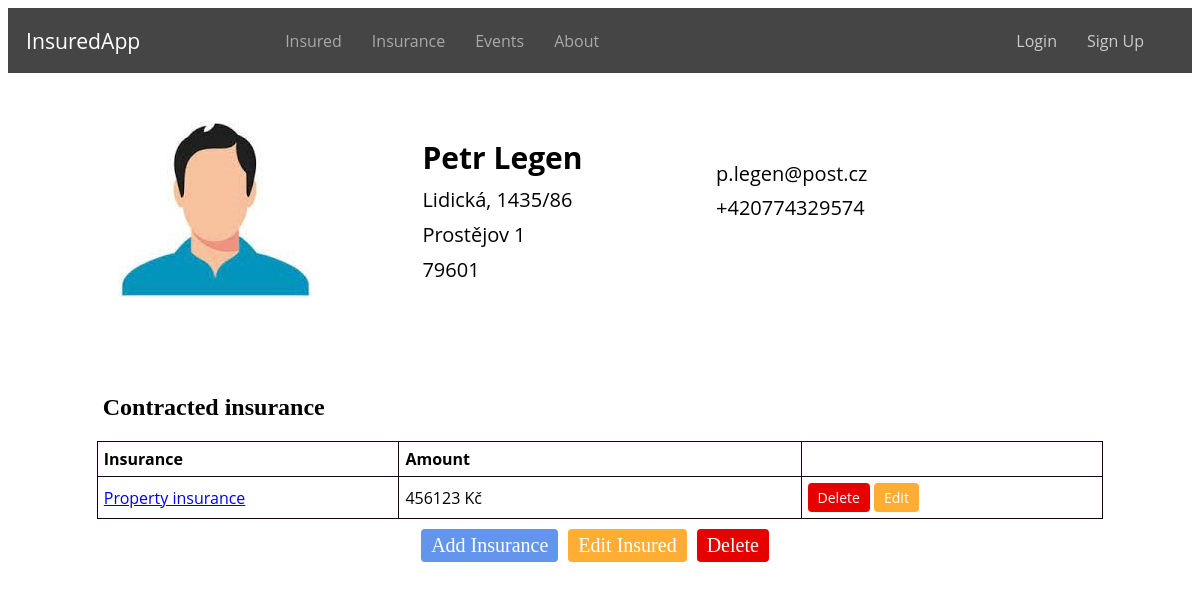
/insured/6/, run on an earlier commit of the app's database.
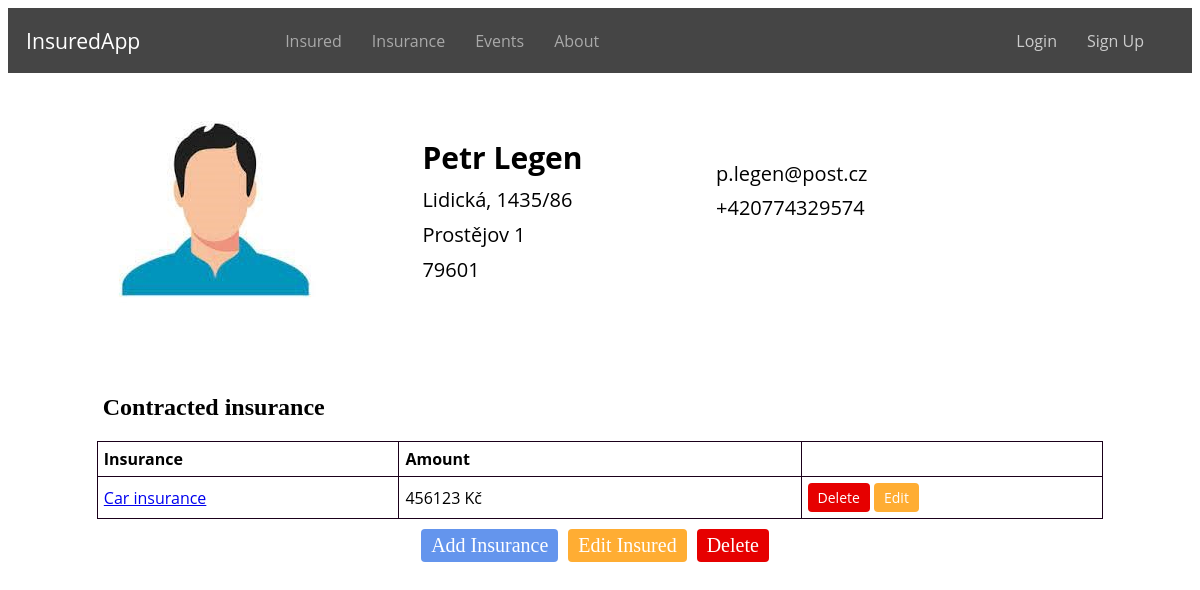
And on a later commit of the database.
### evidence/models.py (models this page shows, shortened)
class Insurance(models.Model):
    INSURANCE_TYPE = (
        ('home', 'Home insurance'),
        ('car', 'Car insurance'),
        ('property', 'Property insurance'),
    )
    insurance = models.ManyToManyField(Insured, related_name='insurance')
    type = models.CharField(max_length=32, choices=INSURANCE_TYPE)
    subject = models.CharField(max_length=32)
    amount = models.IntegerField()
    valid_from = models.DateField()
    valid_until = models.DateField()
    class Meta:
        ordering = ['id']

### evidence/views.py (the view)
# urls.py: path('insured/<int:insured_id>/', views.insured_detail, name='insured_detail'),
def insured_detail(request, insured_id):
    insured = get_object_or_404(Insured, pk=insured_id)
    return render(request, 'insured_detail.html', {'insured': insured, 'insured_id': insured_id})

### evidence/templates/insured_detail.html (shortened to what this page needs)
{% extends 'base.html' %}
{% load static %}
{% block content %}
    <div class="insured-info">
        <div class="thumbnail">
            {% if insured.profile_photo %}
                <img src="{{ insured.profile_photo.url }}" alt="Thumbnail">
            {% else %}
                <img src="{% static 'evidence/default_thumbnail.jpg' %}" alt="Default Thumbnail">
            {% endif %}
        </div>
        <div class="personal-info">
            <p class="name">{{ insured.first_name }} {{ insured.last_name }}</p>
            <p>{{ insured.street }}</p>
            <p>{{ insured.city }}</p>
            <p>{{ insured.zipcode }}</p>
        </div>
        <div class="contact-info">
            <p>{{ insured.email }}</p>
            <p>{{ insured.phone }}</p>
        </div>
    </div>
    <div class="insured-policies">
        <h2 class="insured-h">Contracted insurance</h2>
        <table class="policies-table">
            <thead>
                <tr>
                    <th>Insurance</th>
                    <th>Amount</th>
                    <th></th>
                </tr>
            </thead>
            <tbody>
            {% for policy in insured.insurance.all %}
                <tr>
                    <td><a href="{% url 'insurance_detail' insurance_id=policy.id %}">{{ policy.get_type_display }}</a></td>
                    <td>{{ policy.amount }} Kč</td>
                  <td>
                        <a href="{% url 'delete_insurance' insurance_id=policy.id %}" class="button button-delete" onclick="return confirm('Are you sure you want to delete this insurance?')">Delete</a>
                        <a href="{% url 'edit_insurance' insurance_id=policy.id %}" class="button button-edit">Edit</a>
                    </td>
                </tr>
            {% endfor %}
            </tbody>
        </table>
    </div>
    <div class="main-buttons">
        <a href="{% url 'add_insurance' insured_id=insured.id %}" class="button button-add">Add Insurance</a>
        <a href="{% url 'edit_insured' insured.id %}" class="button button-edit">Edit Insured</a>
        <a href="{% url 'delete_insured' insured.id %}" class="button button-delete" onclick="return confirm('Are you sure you want to delete this insured?')">Delete</a>
    </div>
{% endblock %}

What changed in the data, as far as the page shows it:
changed Insurance: type "Property insurance" → "Car insurance"
